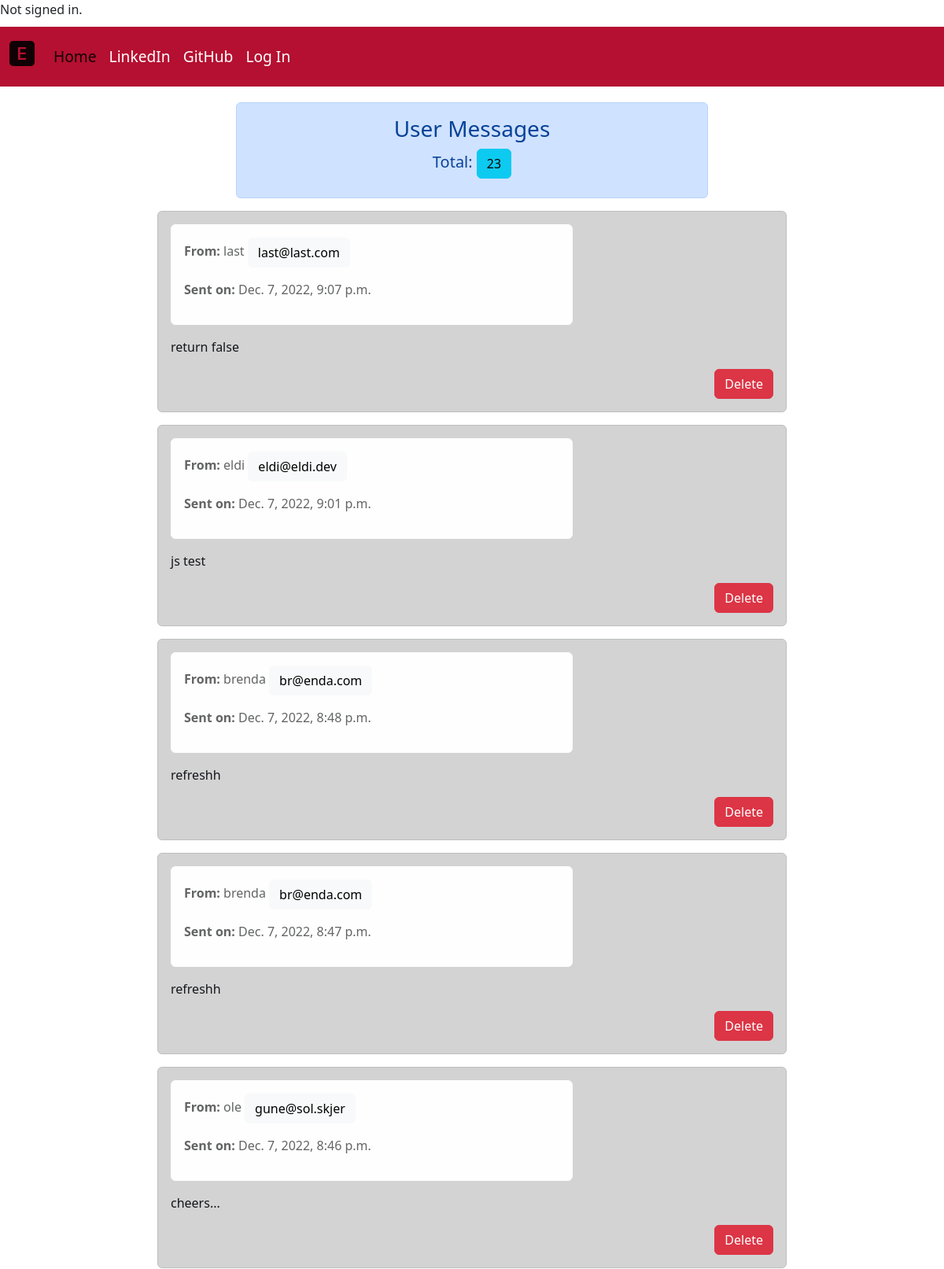
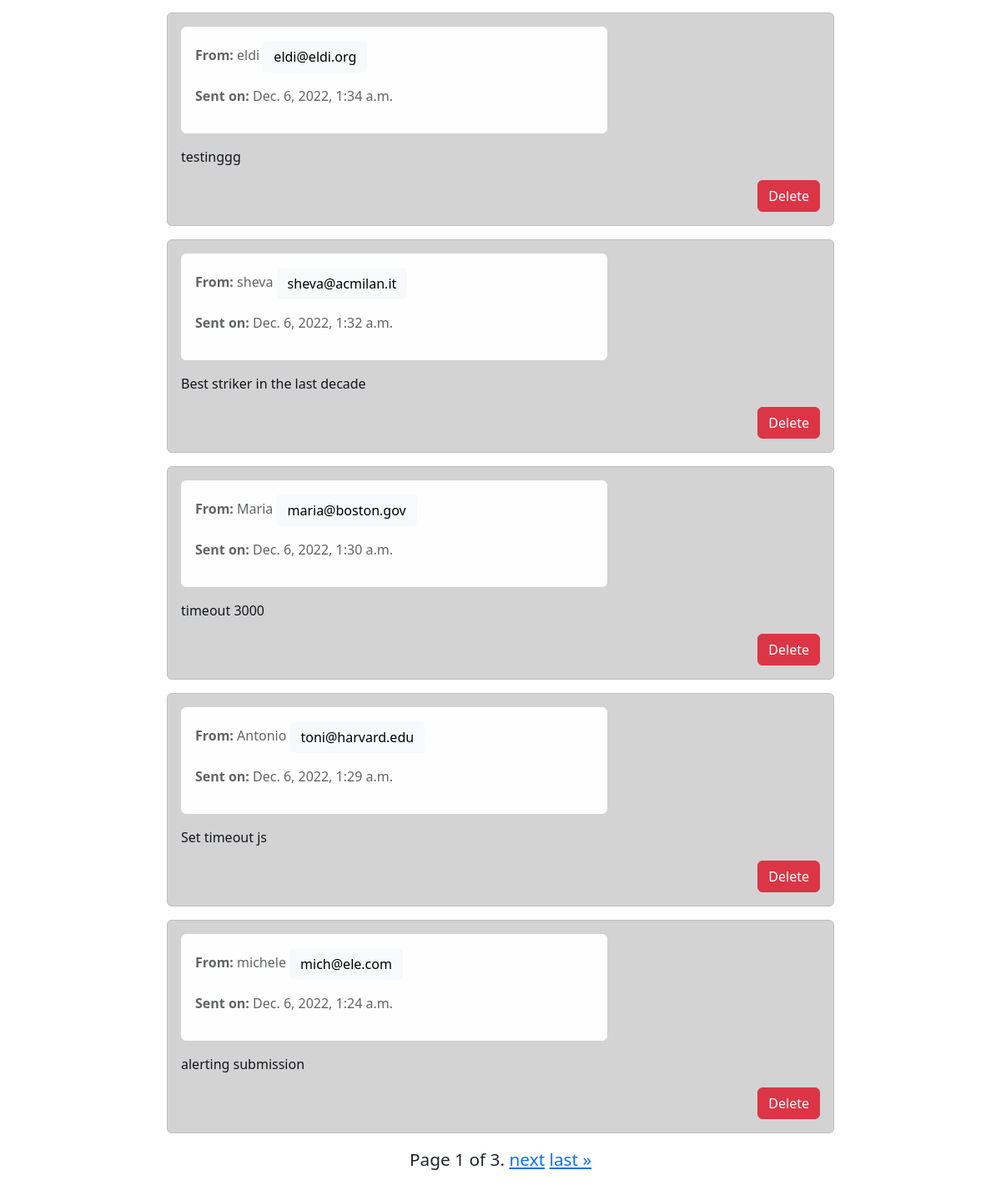
The page /messages on the database its author committed (2 pictures, top to bottom).
### portfolio_app/models.py (models this page shows, shortened)
class Message(models.Model):
    name = models.CharField(max_length=200)
    email = models.CharField(max_length=200)
    message_body = models.TextField()
    timestamp = models.DateTimeField(auto_now_add=True)

### portfolio_app/views.py (the view)
# urls.py: path('messages', views.messages_all, name="usermsgs"),
def messages_all(request):
    messages = Message.objects.all().order_by('-timestamp')
    total_nr_msg = messages.count
    paginator = Paginator(messages, 10)
    page_number = request.GET.get('page')
    page_obj = paginator.get_page(page_number)
    return render(request, 'portfolio_app/usermsgs.html', {
        'messages': page_obj,
        'total_nr_msg': total_nr_msg
    })

### portfolio_app/templates/portfolio_app/usermsgs.html (shortened to what this page needs)
{% extends "portfolio_app/layout.html" %}
{% load static %}
{% block body %}
    <center>
        <div class="alert alert-primary col-6">
        <h3>User Messages</h3>
        <h5> Total: <span class="btn btn-info">{{ total_nr_msg }}</span></h5>
        </div>
    </center>
    {% for msg in messages %}
        <div class="alert alert-dark col-8 mx-auto" id="msgcontainer">
            <div class=" alert alert-light col-8">
                <p> <strong>From:</strong> {{ msg.name }} <span class="btn btn-light">{{ msg.email }}</span> <p>
                <p> <strong>Sent on:</strong> {{ msg.timestamp }}</p>
            </div>
            <p>{{ msg.message_body }}</p>
            <div class="card-header d-grid gap-2 d-md-flex justify-content-md-end">
                <a class="btn btn-danger" href="{% url 'delete_message' msg.id %}" role="button">Delete</a>
            </div>
        </div>
    {% empty %}
    <center>
        <div class="alert alert-warning col-8">
            <p> No messages to display</p>
        </div>
    </center>
    {% endfor %}
    <div class="pagination">
        <span class="step-links">
            <span class="current">
                Page {{ messages.number }} of {{ messages.paginator.num_pages }}.
            </span>
            {% if messages.has_next %}
            <a href="?page={{ messages.next_page_number }}">next</a>
            <a href="?page={{ messages.paginator.num_pages }}">last &raquo;</a>
            {% endif %}
        </span>
    </div>
{% endblock %}

### portfolio_app/static/portfolio_app/site.css (style rules this page uses)
body { background-color: white }
.pagination { display: flex; justify-content: center; margin: 15px 0px; font-size: 1.3em; }

### rows shown on the page
Message: name "last", email "last@last.com", timestamp "Dec. 7, 2022, 9:07 p.m.", message_body "return false"
Message: name "eldi", email "eldi@eldi.dev", timestamp "Dec. 7, 2022, 9:01 p.m.", message_body "js test"
Message: name "brenda", email "br@enda.com", timestamp "Dec. 7, 2022, 8:48 p.m.", message_body "refreshh"
Message: name "brenda", email "br@enda.com", timestamp "Dec. 7, 2022, 8:47 p.m.", message_body "refreshh"
Message: name "ole", email "gune@sol.skjer", timestamp "Dec. 7, 2022, 8:46 p.m.", message_body "cheers..."
Message: name "eldi", email "eldi@eldi.org", timestamp "Dec. 6, 2022, 1:34 a.m.", message_body "testinggg"
Message: name "sheva", email "sheva@acmilan.it", timestamp "Dec. 6, 2022, 1:32 a.m.", message_body "Best striker in the last decade"
Message: name "Maria", email "maria@boston.gov", timestamp "Dec. 6, 2022, 1:30 a.m.", message_body "timeout 3000"
Message: name "Antonio", email "toni@harvard.edu", timestamp "Dec. 6, 2022, 1:29 a.m.", message_body "Set timeout js"
Message: name "michele", email "mich@ele.com", timestamp "Dec. 6, 2022, 1:24 a.m.", message_body "alerting submission"

### other values the page prints
{{ total_nr_msg }} "23"
{{ messages.number }} "1"
{{ messages.paginator.num_pages }} "3"
